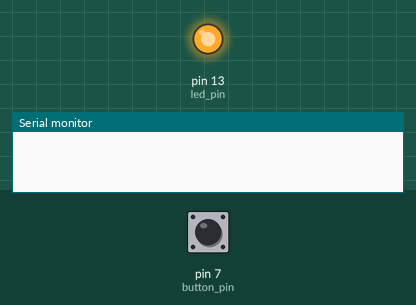
A sketch run on a simulated Arduino Uno, built with avr-gcc and run on an emulated ATmega328P. On the bench: output pins drawn as LEDs (lit = HIGH), the last lines printed to the serial monitor. The inputs (shaded band) are chosen by the test bench; at power-on: pin 7 (button_pin) HIGH.

Above: at 1.2 s.
1.3 s: pin 7 (button_pin) pulled LOW for 0.15 s
At 2.0 s:
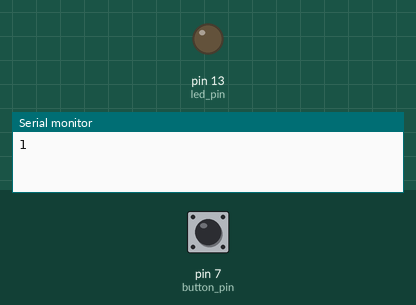
Timing chart, 0 to 4.3 s (numbered marks = the images above; inputs shaded):
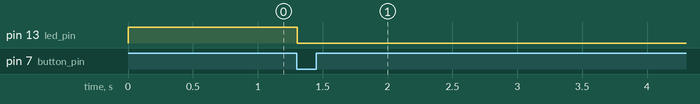

Measured:
- after the input at 1.3 s, pin 13 (led_pin): HIGH → LOW at once

The sketch:

push-count.ino
```cpp
const int button_pin = 7;
const int led_pin = 13;

int button_prev_value = 0;
int button_value = 0;
int button_push_count = 0;

void setup() {
  // put your setup code here, to run once:
  pinMode(button_pin, INPUT_PULLUP);
  pinMode(led_pin, OUTPUT);
  Serial.begin(9600);
}

void loop() {
  // put your main code here, to run repeatedly:
  button_value = !digitalRead(button_pin);
  if (button_value == HIGH && button_prev_value == LOW) {
    button_push_count++;
    Serial.println(button_push_count);
  }
  button_prev_value = button_value;

  digitalWrite(led_pin, (button_push_count % 4 == 0));

  delay(10);
}
```
